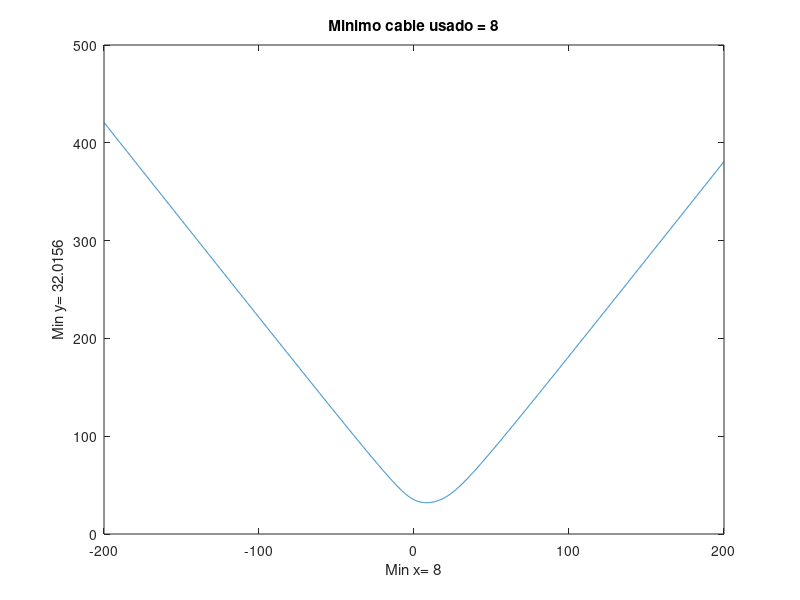

The MATLAB source for this figure:
% Title        :Funcion minimo de cable usado
% Description  :Script para graficar el minimo de cable usado
% Author       :Bryan Alejandro Martinez López, Oscar Eduardo Mendoza Alcantara, Gabriel Hernandez Cuadra 
% Date         :20211014
% Version      :1
% Usage        :octave> /path/
%              :octave>>ScriptPostes
%              :Requiere aplicacion octave para usar su linea de comandos 

% limpiar variable 
 clear 

% Minimo de cable
% Rango de -20.. 20 en i=1
 x= -200:0.1:200;

% Valor de la funcion 
 Lx= @(x) sqrt(10^2 + x.^2) + sqrt(15^2 + (20 - x).^2);

% Funcion a plotear  
 y= sqrt(10^2 + x.^2) + sqrt(15^2 + (20 - x).^2);

% Funcion para determinar valor minimo
 rest= fminbnd(Lx,-200,200);

% Dibujar h,y 
 plot (x,y);

% Titulo 
 title(['Minimo cable usado = ' num2str(rest)]);

% Etiqueta para x
 xlabel(['Min x= ' num2str(rest)]);

% Etiqueta para y 
 ylabel(['Min y= ' num2str( Lx(rest) )]); 

